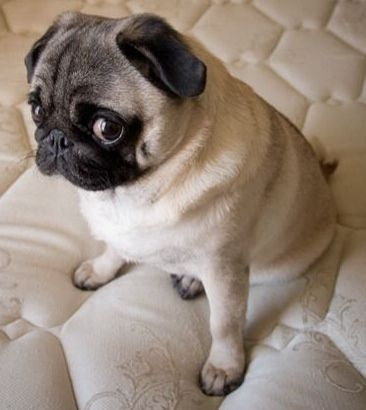
#> input picture Actividad6/pug.jpg, 366 x 410 px, found by its file name
$ python Actividad_6_Templete_Matching.py
#> lines starting #> are read from the running program, lines starting #| are printed output that depends on the picture; after the words box and inside, x2 and y2 are one past the last pixel; in counts of white or black regions, pixels touching at a corner belong together
import cv2
import numpy as np
import matplotlib.pyplot as plt

# Cargar imagen principal y plantilla en escala de grises
imagen = cv2.imread("Actividad6\pug.jpg", cv2.IMREAD_GRAYSCALE)
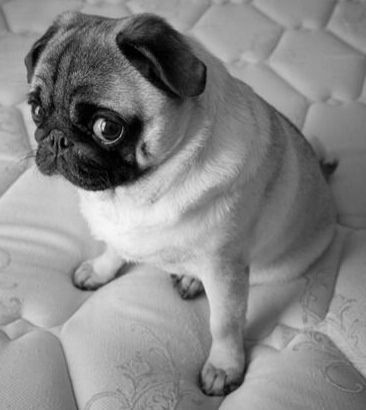
#> imagen: shape (410, 366); min 0, max 249, mean 135.1
plantilla = cv2.imread("Actividad6\pug2.png", cv2.IMREAD_GRAYSCALE)
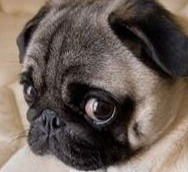
#> input picture Actividad6/pug2.png, 188 x 172 px, found by its file name
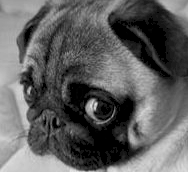
#> plantilla: shape (172, 188); min 0, max 228, mean 94.5

# Obtener dimensiones de la plantilla
w, h = plantilla.shape[::-1]
#> w = 188; h = 172

# Aplicar Template Matching con correlación normalizada
resultado = cv2.matchTemplate(imagen, plantilla, cv2.TM_CCOEFF_NORMED)
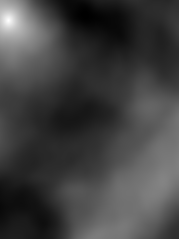
#> resultado: shape (239, 179) float32; min -0.315, max 0.999, mean 0.0235; drawn with min black and max white

# Encontrar el mejor punto de coincidencia
min_val, max_val, min_loc, max_loc = cv2.minMaxLoc(resultado)
#> min_val = -0.315; max_val = 0.999; min_loc = (84, 14); max_loc = (8, 20)

# Coordenadas de la mejor coincidencia
top_left = max_loc
#> top_left = (8, 20)
bottom_right = (top_left[0] + w, top_left[1] + h)
#> bottom_right = (196, 192)

# Dibujar el rectángulo en la imagen original (convertida a color para visualizar)
imagen_color = cv2.imread("Actividad6\pug.jpg")
#> imagen_color is the input picture: shape (410, 366, 3); mean B, G, R 119.9, 132, 146.8
cv2.rectangle(imagen_color, top_left, bottom_right, (0, 255, 0), 2)
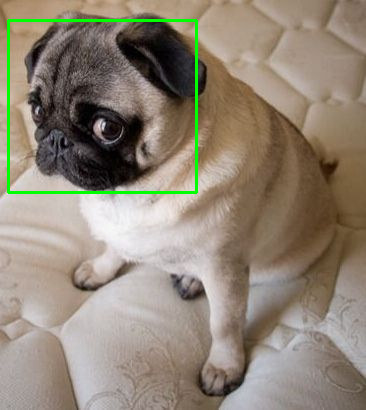
#> imagen_color: shape (410, 366, 3); 1.44% of pixels changed, all inside (x1, y1, x2, y2) = (7, 19, 198, 194)

# Mostrar el resultado
plt.figure(figsize=(10,5))
plt.subplot(1, 2, 1)
plt.imshow(resultado, cmap="gray")
plt.title("Mapa de Coincidencia")

plt.subplot(1, 2, 2)
plt.imshow(cv2.cvtColor(imagen_color, cv2.COLOR_BGR2RGB))
plt.title("Detección en la Imagen Original")

plt.show()
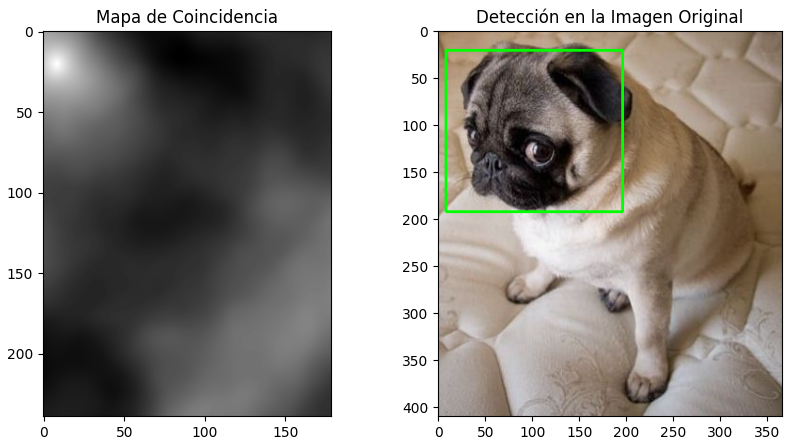
#> figure drawn by matplotlib, 2 panels
